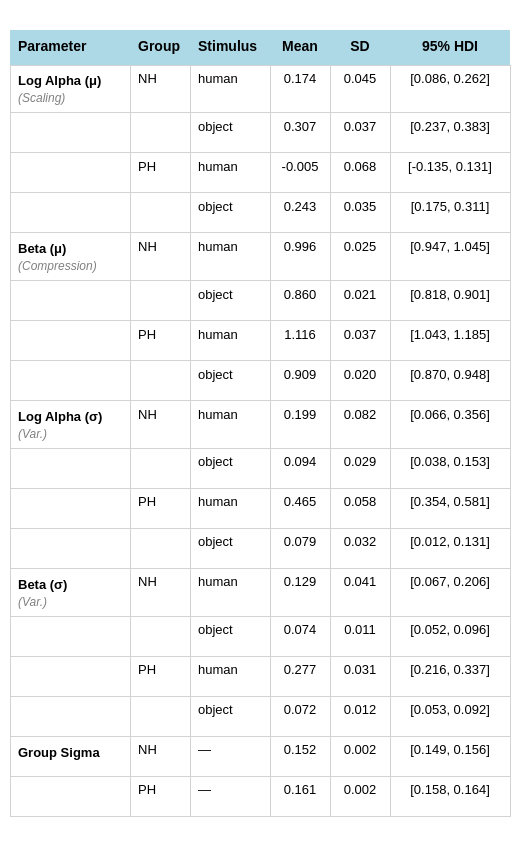

Notebook code for this chart:
### Code cell
import re
# ---------------------------------------------------------
# 1. Data Parsing & Preparation
# ---------------------------------------------------------

df_plot = summary.copy()

# Parse the index strings
def parse_row_index(index_str):
    match = re.match(r"(.+)\[(.*?)\]", index_str)
    if match:
        param_raw = match.group(1)
        conditions = match.group(2).split(',')
        group = conditions[0].strip()
        stimulus = conditions[1].strip() if len(conditions) > 1 else "—" 
        return param_raw, group, stimulus
    return index_str, "", ""

parsed_data = [parse_row_index(x) for x in df_plot['index']]
df_plot['Parameter Raw'] = [x[0] for x in parsed_data]
df_plot['Group'] = [x[1] for x in parsed_data]
df_plot['Stimulus'] = [x[2] for x in parsed_data]

# --- Define Logic Order for Sorting ---
param_order = [
    'log_alpha_mu', 'beta_mu',               # Main effects
    'log_alpha_sigma', 'beta_sigma',         # Variabilities
    'sigma_group'
]

# 1. Convert to Categorical to define sort order
df_plot['Parameter Raw'] = pd.Categorical(df_plot['Parameter Raw'], categories=param_order, ordered=True)

# 2. Sort the dataframe
df_plot = df_plot.sort_values(by=['Parameter Raw', 'Group', 'Stimulus'])

# 3. *** CRITICAL FIX ***: Convert back to string so .map() and .fillna() work
df_plot['Parameter Raw'] = df_plot['Parameter Raw'].astype(str)

# --- MAPPING & FORMATTING ---
param_map = {
    'log_alpha_mu': '<b>Log Alpha (μ)</b><br><span style="font-size:12px; color:gray"><i>(Scaling)</i></span>',
    'beta_mu': '<b>Beta (μ)</b><br><span style="font-size:12px; color:gray"><i>(Compression)</i></span>',
    'log_alpha_sigma': '<b>Log Alpha (σ)</b><br><span style="font-size:12px; color:gray"><i>(Var.)</i></span>',
    'beta_sigma': '<b>Beta (σ)</b><br><span style="font-size:12px; color:gray"><i>(Var.)</i></span>',
    'sigma_group': '<b>Group Sigma</b>'
}

# Now this works because Parameter Raw is just a standard string column again
df_plot['Parameter'] = df_plot['Parameter Raw'].map(param_map).fillna(df_plot['Parameter Raw'])

# Create combined HDI string
df_plot['95% HDI'] = df_plot.apply(lambda row: f"[{row['hdi_2.5%']:.3f}, {row['hdi_97.5%']:.3f}]", axis=1)

# Format numbers
df_plot['Mean'] = df_plot['mean'].map('{:.3f}'.format)
df_plot['SD'] = df_plot['sd'].map('{:.3f}'.format)

# Copy to final df
df_final = df_plot[['Parameter', 'Group', 'Stimulus', 'Mean', 'SD', '95% HDI']].copy()

# ---------------------------------------------------------
# 2. Logic to "Merge" Cells (Masking Repeats)
# ---------------------------------------------------------

df_final['Param_Display'] = df_final['Parameter'].astype(str)
df_final['Group_Display'] = df_final['Group'].astype(str)

row_line_widths = [1] * len(df_final)
row_line_colors = ['lightgrey'] * len(df_final)

previous_param = None
previous_group = None

for i in range(len(df_final)):
    current_param = df_final.iloc[i]['Parameter']
    current_group = df_final.iloc[i]['Group']
    
    # Check if we are at the last row of the dataframe
    is_last_row = (i == len(df_final) - 1)
    
    # Check if next row is a new parameter (to draw a thick line)

    # Masking Text logic
    if current_param == previous_param:
        df_final.iloc[i, df_final.columns.get_loc('Param_Display')] = ''
        
        if current_group == previous_group:
            df_final.iloc[i, df_final.columns.get_loc('Group_Display')] = ''
            
    previous_param = current_param
    previous_group = current_group

# ---------------------------------------------------------
# 3. Plotting
# ---------------------------------------------------------

col_widths = [120, 60, 80, 60, 60, 120]

fig = go.Figure(data=[go.Table(
    header=dict(
        values=["<b>Parameter</b>", "<b>Group</b>", "<b>Stimulus</b>", "<b>Mean</b>", "<b>SD</b>", "<b>95% HDI</b>"],
        fill_color="lightblue",
        align=["left", "left", "left", "center", "center", "center"],
        font=dict(family="Arial", color="black", size=14),
        height=35,
        line_color="black",
        line_width=0,
    ),
    cells=dict(
        values=[
            df_final['Param_Display'], 
            df_final['Group_Display'], 
            df_final['Stimulus'], 
            df_final['Mean'], 
            df_final['SD'], 
            df_final['95% HDI']
        ],
        fill_color="white",
        align=["left", "left", "left", "center", "center", "center"],
        font=dict(family="Arial", color="black", size=13),
        height=40,
        line=dict(width=1, color=row_line_colors) 
    ),
    columnwidth=col_widths
)])

fig.update_layout(
    autosize=False,
    width=sum(col_widths) + 20,
    height=850,
    margin=dict(l=10, r=10, t=30, b=10)
)
fig.write_image(plot_dir/"summary_table_clean.png")
fig.show()

### Figure 1 — Plotly figure (JSON) as saved in the notebook; plotly's stock layout.template omitted (floating-point values rounded to 4 significant figures)
{"data": [{"cells": {"align": ["left", "left", "left", "center", "center", "center"], "fill": {"color": "white"}, "font": {"color": "black", "family": "Arial", "size": 13}, "height": 40, "line": {"color": ["lightgrey", "lightgrey", "lightgrey", "lightgrey", "lightgrey", "lightgrey", "lightgrey", "lightgrey", "lightgrey", "lightgrey", "lightgrey", "lightgrey", "lightgrey", "lightgrey", "lightgrey", "lightgrey", "lightgrey", "lightgrey"], "width": 1}, "values": [["<b>Log Alpha (μ)</b><br><span style=\"font-size:12px; color:gray\"><i>(Scaling)</i></span>", "", "", "", "<b>Beta (μ)</b><br><span style=\"font-size:12px; color:gray\"><i>(Compression)</i></span>", "", "", "", "<b>Log Alpha (σ)</b><br><span style=\"font-size:12px; color:gray\"><i>(Var.)</i></span>", "", "", "", "<b>Beta (σ)</b><br><span style=\"font-size:12px; color:gray\"><i>(Var.)</i></span>", "", "", "", "<b>Group Sigma</b>", ""], ["NH", "", "PH", "", "NH", "", "PH", "", "NH", "", "PH", "", "NH", "", "PH", "", "NH", "PH"], ["human", "object", "human", "object", "human", "object", "human", "object", "human", "object", "human", "object", "human", "object", "human", "object", "—", "—"], ["0.174", "0.307", "-0.005", "0.243", "0.996", "0.860", "1.116", "0.909", "0.199", "0.094", "0.465", "0.079", "0.129", "0.074", "0.277", "0.072", "0.152", "0.161"], ["0.045", "0.037", "0.068", "0.035", "0.025", "0.021", "0.037", "0.020", "0.082", "0.029", "0.058", "0.032", "0.041", "0.011", "0.031", "0.012", "0.002", "0.002"], ["[0.086, 0.262]", "[0.237, 0.383]", "[-0.135, 0.131]", "[0.175, 0.311]", "[0.947, 1.045]", "[0.818, 0.901]", "[1.043, 1.185]", "[0.870, 0.948]", "[0.066, 0.356]", "[0.038, 0.153]", "[0.354, 0.581]", "[0.012, 0.131]", "[0.067, 0.206]", "[0.052, 0.096]", "[0.216, 0.337]", "[0.053, 0.092]", "[0.149, 0.156]", "[0.158, 0.164]"]]}, "columnwidth": [120, 60, 80, 60, 60, 120], "header": {"align": ["left", "left", "left", "center", "center", "center"], "fill": {"color": "lightblue"}, "font": {"color": "black", "family": "Arial", "size": 14}, "height": 35, "line": {"color": "black", "width": 0}, "values": ["<b>Parameter</b>", "<b>Group</b>", "<b>Stimulus</b>", "<b>Mean</b>", "<b>SD</b>", "<b>95% HDI</b>"]}, "type": "table"}], "layout": {"autosize": false, "height": 850, "margin": {"b": 10, "l": 10, "r": 10, "t": 30}, "width": 520}}
